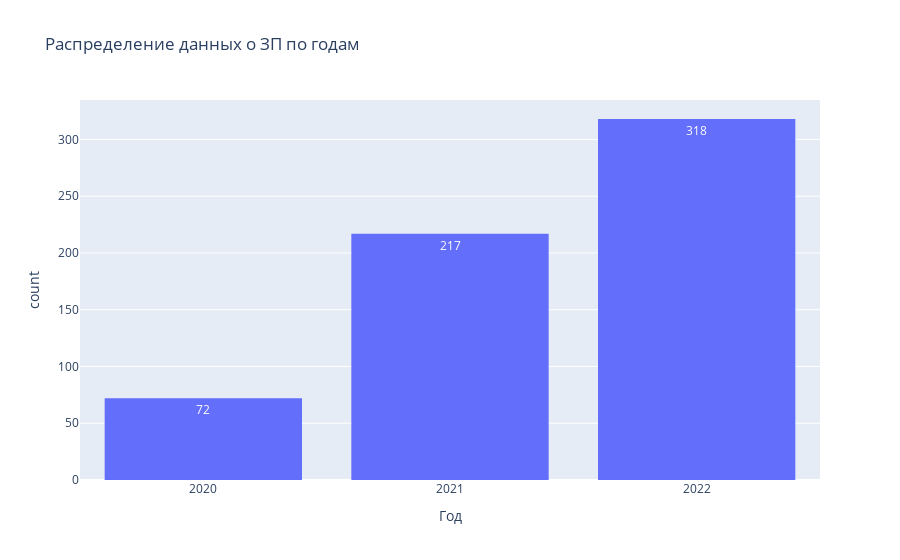

The notebook cell saved with this chart:
### Markdown cell above
Традиционно распределение зарплат не нормальное. При этом хвост с высокими значениями не большой и среднее от медианы отличается незначительно (112 и 101 тыс. долл.). Максимальные знаения вполне реальные и считать их выбросами не стоит. Стд размером 71 тыс. долл. говорит об очень высоком разбросе зарплат.

### Code cell
fig = px.histogram(df,
                   x='work_year',
                   title='Распределение данных о ЗП по годам',
                   labels={'work_year': 'Год', 'count': 'Количество'},
                   text_auto=True
                   )

fig.update_xaxes(type='category')
fig.show()

### Figure 1 — Plotly figure (JSON) as saved in the notebook; plotly's stock layout.template omitted (floating-point values rounded to 4 significant figures; data arrays with more than 128 entries replaced by an {"elided": "..."} marker saying what was removed)
{"data": [{"bingroup": "x", "hovertemplate": "Год=%{x}<br>count=%{y}<extra></extra>", "legendgroup": "", "marker": {"color": "#636efa", "pattern": {"shape": ""}}, "name": "", "orientation": "v", "showlegend": false, "texttemplate": "%{value}", "type": "histogram", "x": {"elided": "607 int values"}, "xaxis": "x", "yaxis": "y"}], "layout": {"barmode": "relative", "legend": {"tracegroupgap": 0}, "title": {"text": "Распределение данных о ЗП по годам"}, "xaxis": {"anchor": "y", "domain": [0, 1], "title": {"text": "Год"}, "type": "category"}, "yaxis": {"anchor": "x", "domain": [0, 1], "title": {"text": "count"}}}}
